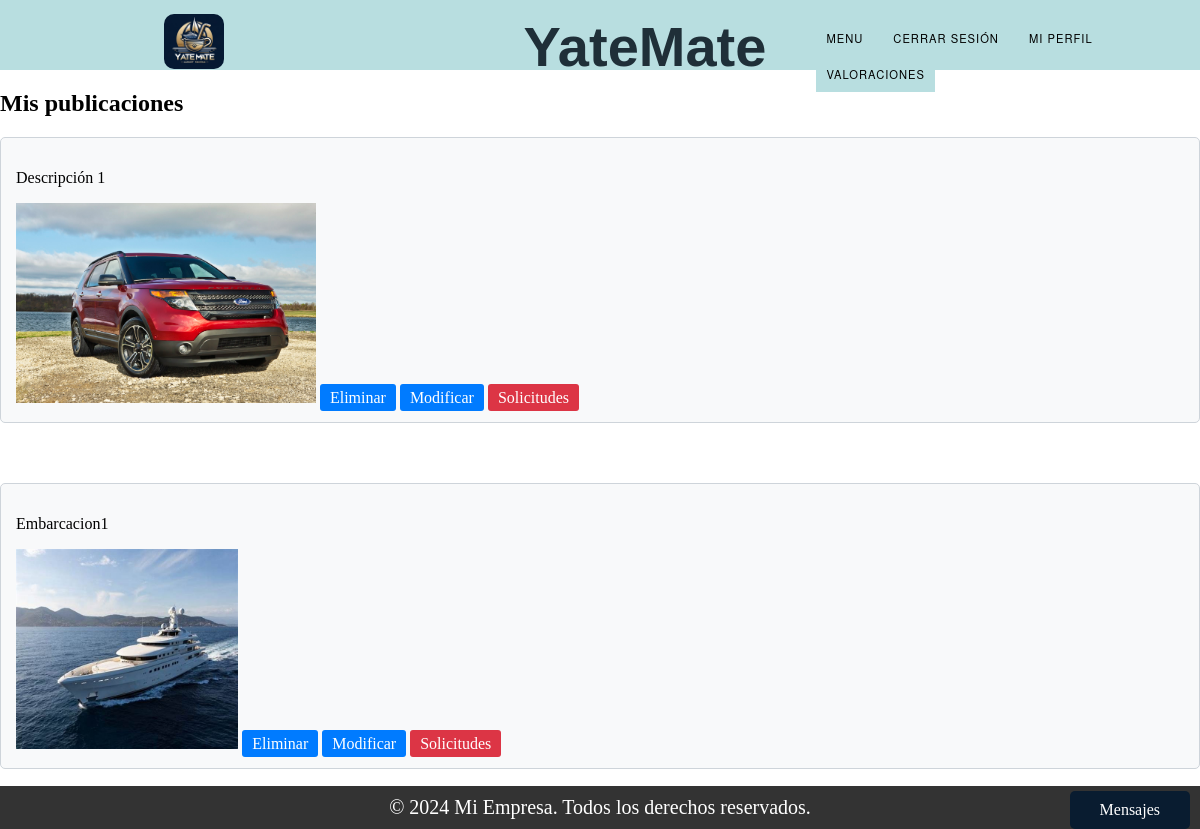
/mis_publicaciones/ (signed in), run on an earlier commit of the app's database.
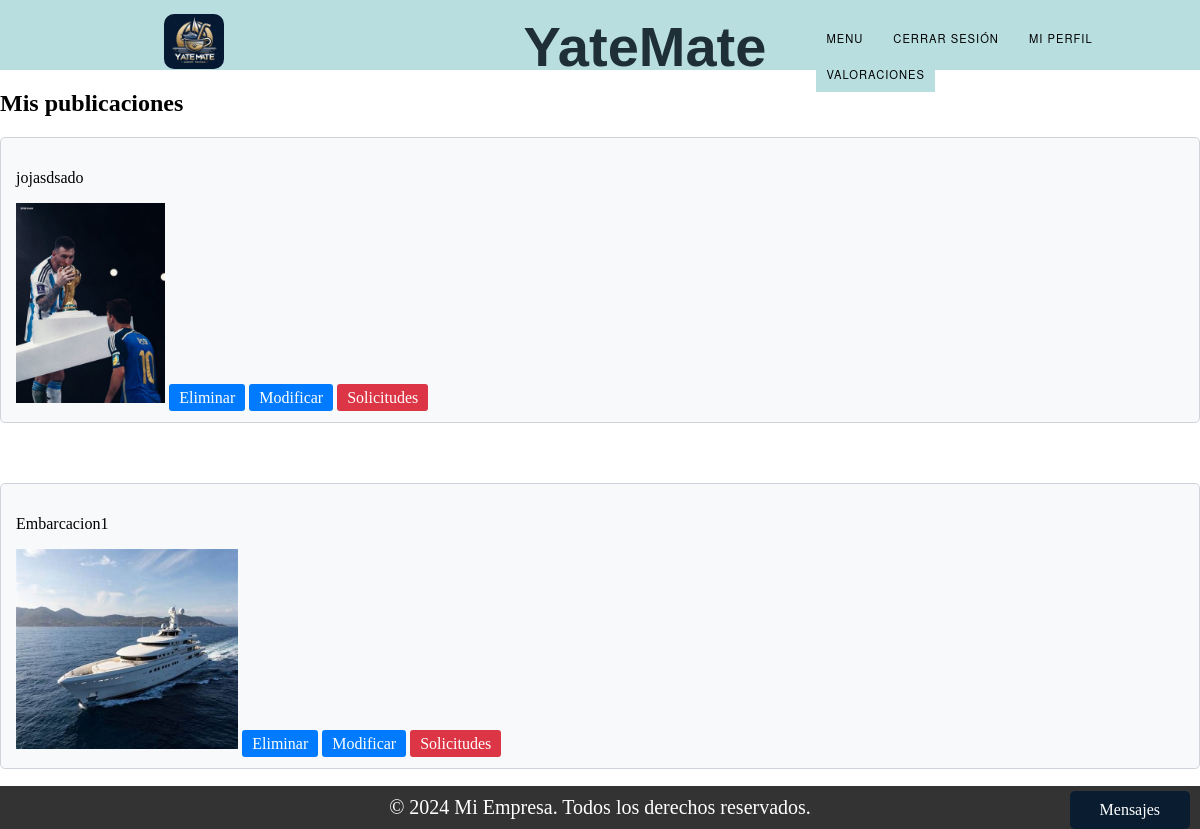
And on a later commit of the database.
### Trueque/models.py (models this page shows, shortened)
class Publicacion_ObjetoValioso(models.Model):
    ESTADO_CHOICES = (
        ('Vigente', 'Vigente'),
        ('Proceso', 'Proceso'),
        ('Finalizado', 'Finalizado'),
    )
    tipo = models.CharField(max_length=100)
    marca = models.CharField(max_length=100)
    descripcion = models.TextField()
    estado = models.CharField(max_length=50)
    matricula = models.CharField(max_length=50)  # Agregado el campo matricula
    dueño = models.ForeignKey(User, on_delete=models.SET_NULL, null=True)
    foto = models.ImageField(upload_to='static/img_o/')

class Publicacion_Embarcacion(models.Model):
    ESTADO_CHOICES = (
        ('Vigente', 'Vigente'),
        ('Proceso', 'Proceso'),
        ('Finalizado', 'Finalizado'),
    )
    embarcacion = models.ForeignKey(Embarcacion, on_delete=models.CASCADE)
    descripcion = models.TextField()
    estado = models.CharField(max_length=50)

### Register/models.py (models this page shows, shortened)
class Embarcacion(models.Model):
    TIPOS = (
        ('Velero', 'Velero'),
        ('Yate', 'Yate'),
        ('Lancha', 'Lancha'),
        ('Barco', 'Barco'),
    )
    eslora = models.FloatField()
    manga = models.FloatField()
    calado = models.FloatField()
    matricula = models.CharField(max_length=20, unique=True)
    nombre_fantasia = models.CharField(max_length=255)
    foto = models.ImageField(upload_to='static/img_b', null=True, blank=True)
    dueno = models.ForeignKey(User, on_delete=models.SET_NULL, null=True)
    tipo = models.CharField(max_length=20, choices=TIPOS)

### Trueque/views.py (the view)
# urls.py: path("mis_publicaciones/", views.mis_publicaciones, name="ver_mis_publicaciones"),
def mis_publicaciones(request):
    user_id = request.session['user_id']
    objetos = Publicacion_ObjetoValioso.objects.filter(dueño=user_id)
    embarcaciones = Publicacion_Embarcacion.objects.filter(embarcacion__dueno_id=user_id)
    objetos_con_solicitudes = []
    embarcaciones_con_solicitudes = []
    for objeto in objetos:
        tiene_solicitudes = Solicitud_ObjetosValiosos.objects.filter(publicacion=objeto).exists()
        if tiene_solicitudes:
            objetos_con_solicitudes.append(objeto.id)
    for embarcacion in embarcaciones:
        tiene_solicitudes = Solicitud_Embarcaciones.objects.filter(publicacion=embarcacion).exists()
        if tiene_solicitudes:
            embarcaciones_con_solicitudes.append(embarcacion.id)
    return render(request, "ver_mis_publicaciones.html", {
        'objetos': objetos,
        'embarcaciones': embarcaciones,
        'objetos_con_solicitudes': objetos_con_solicitudes,
        'embarcaciones_con_solicitudes': embarcaciones_con_solicitudes,
    })

### Trueque/context_processors.py (called while the page is built)
def conversaciones_usuario(request):
    user_id = request.session.get('user_id')
    if user_id:
        conversaciones = Conversacion.objects.filter(Q(dueño_publicacion=user_id) | Q(solicitante=user_id))
        return {'conversaciones_usuario': conversaciones}
    else:
        return {'conversaciones_usuario': []}

### Trueque/templates/ver_mis_publicaciones.html (shortened to what this page needs)
{% extends "base.html" %}
{% load static %}
{% block content %}
{% if objetos or embarcaciones %}
    {% if objetos %}
    <h2>Mis publicaciones</h2>
        {% for objeto in objetos %}
            <div class="card">
                <p>{{ objeto.descripcion|truncatechars:70 }}</p>
                {% if objeto.foto %}
                <img src="{{ objeto.foto.url }}" alt="" class="img-fluid"  style="max-width: 80%; max-height: 200px;">
                {% endif %}
                <a href={% url 'eliminar_objeto' objeto.id %} class="btn btn-card">Eliminar</a>
                <a href="#" class="btn btn-card">Modificar</a>
                {% if objeto.id in objetos_con_solicitudes %}
                    <a href={% url 'solicitudes_trueque_objeto' objeto.id %} class="btn btn-cardVerde" >Solicitudes</a>
                {% else %}
                    <a class="btn btn-cardRojo">Solicitudes</a>
                {% endif %}
            </div>
        {% endfor %}
    {% endif %}
    {% if embarcaciones %}
        {% for embarcacion in embarcaciones %}
            <div class="card">
                <p>{{ embarcacion.embarcacion.nombre_fantasia|truncatechars:70 }}</p>
                {% if embarcacion.embarcacion.foto %}
                <img src="{{ embarcacion.embarcacion.foto.url }}" alt="Foto de la embarcación" class="img-fluid"style="max-width: 80%; max-height: 200px;">
                {% endif %}
                <a href={% url 'eliminar_embarcacion' embarcacion.id %} class="btn btn-card">Eliminar</a>
                <a href="#" class="btn btn-card">Modificar</a>
                {% if embarcacion.id in embarcaciones_con_solicitudes %}
                    <a href={% url 'solicitudes_trueque_embarcacion' embarcacion.id %} class='btn btn-cardVerde'>Solicitudes</a>
                {% else %}
                    <a class="btn btn-cardRojo">Solicitudes</a>
                {% endif %}
            </div>
        {% endfor %}
    {% endif %}
{% else %}
    <p>Usted no cuenta con ninguna publicación.</p>
{% endif %}
{% endblock %}

### templates/base.html (shortened to what this page needs)
<!DOCTYPE html>
<html lang="es">
<head>
<link rel="stylesheet" href="styles.css">
</head>
<body>
{% include "partials/header.html" %}
{% block content %}{% endblock %}
{% include "partials/footer.html" %}
{% if request.session.user_type == 'Usuario' or request.session.user_type == 'Cliente' %}
        {% include 'partials/messages_bar.html' %}
{% endif %}
</body>
</html>

### templates/partials/header.html (shortened to what this page needs)
{% load static %}
<!DOCTYPE html>
<html lang="es">
<head>
<link rel="stylesheet" type="text/css" href="{% static 'css/styles.css' %}">
</head>
<body>
<header class="header1">
  <div class="navegacion">
    <div id="box-img">
      <img src="{% static 'img/iconY.jpg' %}" alt="Logo" >
    </div>
    <div class="titulo-cli">
      <h1>YateMate</h1>
    </div>
    <nav id="menu">
      <div id="div-nav">
        <ul>
          <li>
            <a href="#">Menu</a>
          </li>
          {% if request.session.user_id %}
            <li><a href="http://127.0.0.1:8000/login/logout">Cerrar sesión</a></li>
            <li><a href="{% url 'perfil' request.session.user_id  %}">Mi Perfil</a></li>
            {% if request.session.user_type != 'Administrador'%}
            <li class="dropdown">
              <a href="#">Valoraciones</a>
            </li>
            {% endif %}
          {% else %}
            <li><a href="http://127.0.0.1:8000/login/">Iniciar sesión</a></li>
            <li><a href="http://127.0.0.1:8000/register/">Registrarse</a></li>
          {% endif %}
        </ul>
      </div>
    </nav>
  </div>
</header>
</body>
</html>

### templates/partials/footer.html (shortened to what this page needs)
<!DOCTYPE html>
<html lang="es">
<head>
</head>
<body>
<footer>
    <div class="container">
        <p>&copy; 2024 Mi Empresa. Todos los derechos reservados.</p>
    </div>
</footer>
</body>
</html>

### templates/partials/messages_bar.html (shortened to what this page needs)
{% load static %}
<!DOCTYPE html>
<html lang="en">
<head>
</head>
<body>
<div class="mensaje-bar">Mensajes</div>
</body>
</html>

### static/css/styles.css (style rules this page uses)
body { margin: 0; padding: 0; }
.header1 { background-color: #b8dee0; width: 100%; height:70px; }
.navegacion { display: flex; align-items: flex-start; justify-content: flex-start; }
.titulo-cli { display: flex; align-items: flex-start; justify-content: flex-start; margin-left:140px; }
.titulo-cli h1 { font-family: 'Alumni Sans Pinstripe', sans-serif; font-size: 3.5rem; font-weight: 800; margin: 0 ; color: #1f2f38; }
#menu { display: flex; align-items: center; flex-direction: row; margin-top: 20px; width: 100%; height: 100%; margin-left: 50px; justify-content: center; }
#menu ul { list-style:none; margin:0; padding:0; }
#menu ul li { background-color:#b8dee0;; }
#menu ul a { display:block; color:black; text-decoration:none; font-weight:400; font-size:0.7rem; padding:6px; font-family:"HelveticaNeue", "Helvetica Neue", Helvetica, Arial, sans-serif; text-transform:uppercase; letter-spacing:1px; }
#menu ul li { position:relative; float:left; margin:0; padding:0; }
#box-img { display: flex; width: 100%; height: 100%; align-items: center; justify-content: center; }
#box-img img { width: 60px; height: 60px; border-radius: 10px; margin-left: 5px; margin-top: 4px; }
ul { list-style: none; }
li { list-style: none; }
.container { display: flex; width: 100%; height: 100%; align-items:center; justify-content: center; margin-top: 100px; margin-bottom: 100px; }

### templates/partials/header.html (style rules this page uses)
.header1 { position: relative; z-index: 1000; }
.navegacion { display: flex; justify-content: space-between; align-items: center; }
#menu { position: relative; }
#menu ul { list-style: none; padding: 0; margin: 0; }
#menu ul li { position: relative; display: inline-block; margin-right: 10px; }
#menu ul li a { text-decoration: none; padding: 10px; display: block; }
#box-img img { max-height: 55px; margin-top: -10px; }

### Trueque/templates/ver_mis_publicaciones.html (style rules this page uses)
.card { background-color: #f8f9fa; border: 1px solid #ced4da; border-radius: 5px; padding: 15px; margin-bottom: 60px; }
.btn-card { background-color: #007bff; color: #fff; padding: 5px 10px; text-decoration: none; border-radius: 3px; }
.btn-cardRojo { background-color: #dc3545; color: #fff; padding: 5px 10px; text-decoration: none; border-radius: 3px; }

### templates/partials/footer.html (style rules this page uses)
footer { background-color: #333; color: #fff; padding: 10px 0; text-align: center; position: fixed; bottom: 0; width: 100%; }
.container { padding: 0; margin: 0; }
footer p { margin: 0; font-size: 20px; }
.mensaje-bar { position: fixed; bottom: 0px; right: 10px; background-color: #091c30; color: #fff; padding: 10px 30px;; border-radius: 5px; cursor: pointer; z-index: 1000; }

### templates/partials/messages_bar.html (style rules this page uses)
.mensaje-bar { position: fixed; bottom: 0px; right: 10px; background-color: #091c30; color: #fff; padding: 10px 30px; border-radius: 5px; cursor: pointer; z-index: 1000; }

What changed in the data, as far as the page shows it:
removed Publicacion_ObjetoValioso: descripcion "Descripción 1", foto (picture), shows "Solicitudes"
added Publicacion_ObjetoValioso: descripcion "jojasdsado", foto (picture), shows "Solicitudes"
